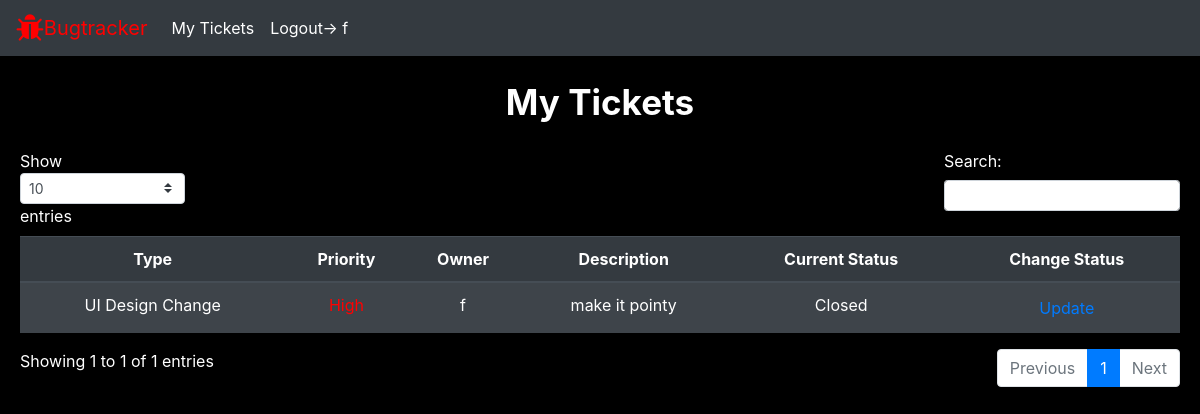
/myTickets/ (signed in), run on an earlier commit of the app's database.
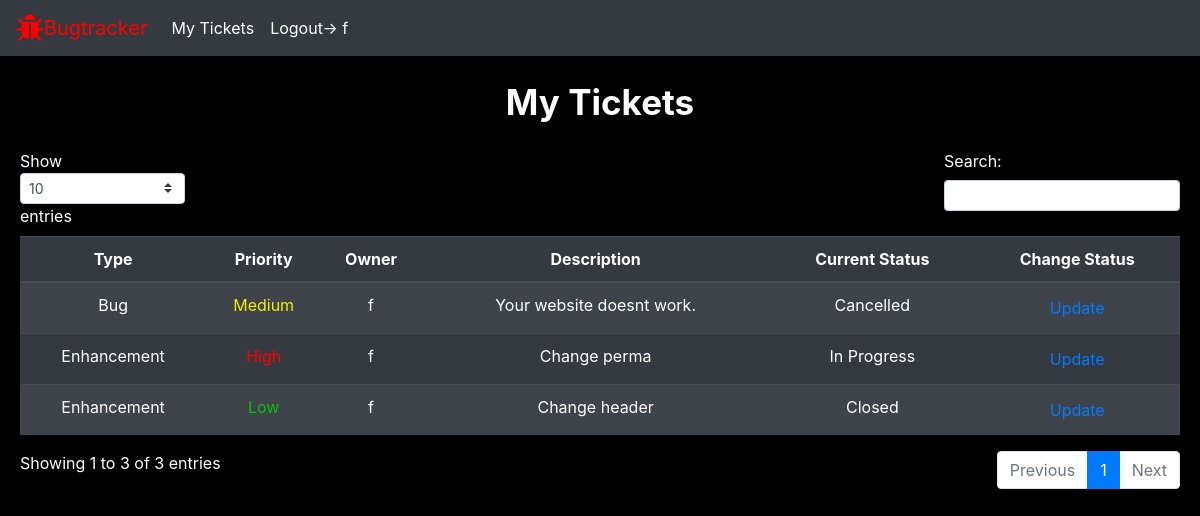
And on a later commit of the database.
### bugs/models.py (models this page shows)
class Bug(models.Model):
     bug_id=models.AutoField(primary_key=True)
     bug_type=models.ForeignKey(BugType, on_delete=models.CASCADE )
     bug_priority=models.ForeignKey(BugPriority,on_delete=models.CASCADE)
     bug_desc=models.CharField(max_length=280)
     bug_owner=models.ForeignKey(UserProfile, on_delete=models.CASCADE , default='2')
     bug_status=models.ForeignKey(BugStatus, on_delete=models.CASCADE, default='1')

class BugType(models.Model):
    bug_type_id=models.CharField(max_length=5,primary_key=True)
    bug_type=models.CharField(max_length=100)

class BugStatus(models.Model):
    bug_status_id=models.CharField(max_length=5,primary_key=True)
    bug_status=models.CharField(max_length=20)

class BugPriority(models.Model):
    bug_priority_id=models.CharField(max_length=5,primary_key=True)
    bug_priority=models.CharField(max_length=10)

### core/models.py (models this page shows, shortened)
class UserProfile(AbstractBaseUser):
    email 					= models.EmailField(verbose_name="email", max_length=60, unique=True)
    username 				= models.CharField (max_length=30, unique=True, default='')
    date_joined				= models.DateTimeField(verbose_name='date joined', auto_now_add=True )
    last_login				= models.DateTimeField(verbose_name='last login', auto_now=True)
    is_admin				= models.BooleanField(default=False)
    is_active				= models.BooleanField(default=True)
    is_staff				= models.BooleanField(default=False)
    is_superuser			= models.BooleanField(default=False)
    role                    =models.ForeignKey(Role, on_delete=models.CASCADE , default='1')
    USERNAME_FIELD = 'username'
    REQUIRED_FIELDS=['email']
    objects = MyAccountManager()

### bugs/views.py (the view)
# urls.py: path('myTickets/',bug_views.staff_tickets),
@login_required(login_url='/login/')
def staff_tickets(request):
    page_data=Bug.objects.filter(bug_owner=request.user)
    return render(request, 'staff/staff-tickets.html', {'page_data':page_data})

### templates/staff/staff-tickets.html (shortened to what this page needs)
<html>
  <head>
    {% include "util/bootstrap.html" %}
    {% load static %}
    <link rel="stylesheet" href="https://cdnjs.cloudflare.com/ajax/libs/font-awesome/4.7.0/css/font-awesome.min.css">
    <link rel="stylesheet" type="text/css" href="https://cdnjs.cloudflare.com/ajax/libs/twitter-bootstrap/4.5.2/css/bootstrap.css">
    <link rel="stylesheet" type="text/css" href="https://cdn.datatables.net/1.12.0/js/dataTables.bootstrap4.min.js">
    <link rel="stylesheet" href="{%static 'index.css' %}" />
  </head>
  <body>
    {% include "util/nav-staff.html" %}
    <div class="heading">My Tickets</div>
    <table id="data-table" class="table table-striped table-dark">
    <thead class="thead-dark">
    <tr>
        <th scope="col">Type</th>
        <th scope="col">Priority</th>
        <th scope="col">Owner</th>
        <th scope="col">Description</th>
        <th scope="col">Current Status</th>
        <th scope="col">Change Status</th>
    </tr>
    </thead>
    <tbody>
    {% for data in page_data %}
    <tr>
        <td>{{ data.bug_type.bug_type}}</td>
        {% if data.bug_priority.bug_priority == 'Low' %}
        <td style="color:rgb(8, 193, 8)">{{ data.bug_priority.bug_priority }}</td>
        {% elif data.bug_priority.bug_priority == 'Medium' %}
        <td style="color: rgb(238, 238, 6)">{{ data.bug_priority.bug_priority }}</td>
        {% else %}
        <td style="color:red">{{ data.bug_priority.bug_priority }}</td>
        {% endif %}
        <td>{{ data.bug_owner.username }}</td>
        <td>{{ data.bug_desc }}</td>
        <td>{{ data.bug_status.bug_status }}</td>
        <td class="text-center align-middle">
            <a style="padding:0px" class="btn btn-outlined btn-link" href="update/{{data.bug_id}}">
              Update
        </a>
        </td>
    </tr>
    {% endfor %}
    </tbody>
    </table>
  </body>
</html>

What changed in the data, as far as the page shows it:
no longer on this page (row edited): Bug: bug_type.bug_type "UI Design Change", bug_owner.username "f", bug_desc "make it pointy", bug_status.bug_status "Closed"
now on this page (row edited): Bug: bug_type.bug_type "Bug", bug_priority.bug_priority "Medium", bug_owner.username "f", bug_desc "Your website doesnt work.", bug_status.bug_status "Cancelled"
added Bug: bug_type.bug_type "Enhancement", bug_priority.bug_priority "High", bug_owner.username "f", bug_desc "Change perma", bug_status.bug_status "In Progress"
added Bug: bug_type.bug_type "Enhancement", bug_priority.bug_priority "Low", bug_owner.username "f", bug_desc "Change header", bug_status.bug_status "Closed"
Also different on the page:
text written by a page script: "Show entries Search: Showing 1 to 1 of 1 entries Previous 1 Next" → "Show entries Search: Showing 1 to 3 of 3 entries Previous 1 Next"
